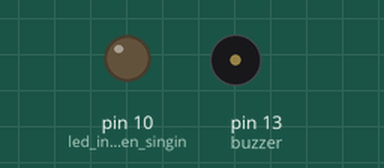
The sketch below on a simulated Arduino Uno, built with avr-gcc and run on an emulated ATmega328P. On the bench: output pins drawn as LEDs (lit = HIGH), buzzer (waves = sounding). Pins used as bus, display or sensor lines are not drawn.

Above: at 1.61 s.
At 22.34 s:
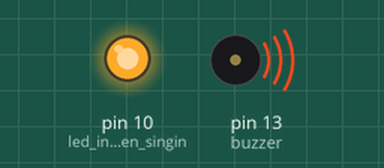
At 31.69 s:
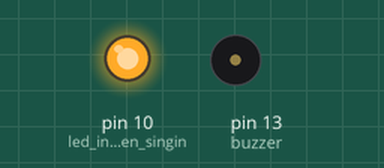
At 42.85 s:
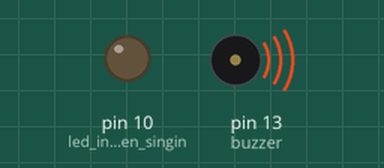
Timing chart, 0 to 43.1 s (numbered marks = the images above):
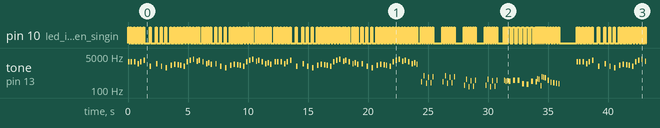

Measured:
- by itself, pin 10 (led_indicator_when_singin): moves between LOW and HIGH, repeating every 37.4 s
- by itself, tone on pin 13 (buzzer): plays 2597 Hz for 0.12 s, 2597 Hz for 0.12 s, 2597 Hz for 0.12 s, 2070 Hz for 0.12 s, 2597 Hz for 0.12 s, 3076 Hz for 0.12 s … (441 notes in this stretch)

The sketch:

Otto_MarioBros.ino
```cpp
/*Arduino Mario Bros Tunes
  With Piezo Buzzer and PWM
 Connect the positive side of the Buzzer to pin 13,
  by: Dipto Pratyaksa
  adapted to ottodiy.com
*/

/*************************************************
 * Public Constants
 *************************************************/

#define NOTE_B0  31
#define NOTE_C1  33
#define NOTE_CS1 35
#define NOTE_D1  37
#define NOTE_DS1 39
#define NOTE_E1  41
#define NOTE_F1  44
#define NOTE_FS1 46
#define NOTE_G1  49
#define NOTE_GS1 52
#define NOTE_A1  55
#define NOTE_AS1 58
#define NOTE_B1  62
#define NOTE_C2  65
#define NOTE_CS2 69
#define NOTE_D2  73
#define NOTE_DS2 78
#define NOTE_E2  82
#define NOTE_F2  87
#define NOTE_FS2 93
#define NOTE_G2  98
#define NOTE_GS2 104
#define NOTE_A2  110
#define NOTE_AS2 117
#define NOTE_B2  123
#define NOTE_C3  131
#define NOTE_CS3 139
#define NOTE_D3  147
#define NOTE_DS3 156
#define NOTE_E3  165
#define NOTE_F3  175
#define NOTE_FS3 185
#define NOTE_G3  196
#define NOTE_GS3 208
#define NOTE_A3  220
#define NOTE_AS3 233
#define NOTE_B3  247
#define NOTE_C4  262
#define NOTE_CS4 277
#define NOTE_D4  294
#define NOTE_DS4 311
#define NOTE_E4  330
#define NOTE_F4  349
#define NOTE_FS4 370
#define NOTE_G4  392
#define NOTE_GS4 415
#define NOTE_A4  440
#define NOTE_AS4 466
#define NOTE_B4  494
#define NOTE_C5  523
#define NOTE_CS5 554
#define NOTE_D5  587
#define NOTE_DS5 622
#define NOTE_E5  659
#define NOTE_F5  698
#define NOTE_FS5 740
#define NOTE_G5  784
#define NOTE_GS5 831
#define NOTE_A5  880
#define NOTE_AS5 932
#define NOTE_B5  988
#define NOTE_C6  1047
#define NOTE_CS6 1109
#define NOTE_D6  1175
#define NOTE_DS6 1245
#define NOTE_E6  1319
#define NOTE_F6  1397
#define NOTE_FS6 1480
#define NOTE_G6  1568
#define NOTE_GS6 1661
#define NOTE_A6  1760
#define NOTE_AS6 1865
#define NOTE_B6  1976
#define NOTE_C7  2093
#define NOTE_CS7 2217
#define NOTE_D7  2349
#define NOTE_DS7 2489
#define NOTE_E7  2637
#define NOTE_F7  2794
#define NOTE_FS7 2960
#define NOTE_G7  3136
#define NOTE_GS7 3322
#define NOTE_A7  3520
#define NOTE_AS7 3729
#define NOTE_B7  3951
#define NOTE_C8  4186
#define NOTE_CS8 4435
#define NOTE_D8  4699
#define NOTE_DS8 4978

#define melodyPin 13
//Mario main theme melody
int melody[] = {
  NOTE_E7, NOTE_E7, 0, NOTE_E7,
  0, NOTE_C7, NOTE_E7, 0,
  NOTE_G7, 0, 0,  0,
  NOTE_G6, 0, 0, 0,

  NOTE_C7, 0, 0, NOTE_G6,
  0, 0, NOTE_E6, 0,
  0, NOTE_A6, 0, NOTE_B6,
  0, NOTE_AS6, NOTE_A6, 0,

  NOTE_G6, NOTE_E7, NOTE_G7,
  NOTE_A7, 0, NOTE_F7, NOTE_G7,
  0, NOTE_E7, 0, NOTE_C7,
  NOTE_D7, NOTE_B6, 0, 0,

  NOTE_C7, 0, 0, NOTE_G6,
  0, 0, NOTE_E6, 0,
  0, NOTE_A6, 0, NOTE_B6,
  0, NOTE_AS6, NOTE_A6, 0,

  NOTE_G6, NOTE_E7, NOTE_G7,
  NOTE_A7, 0, NOTE_F7, NOTE_G7,
  0, NOTE_E7, 0, NOTE_C7,
  NOTE_D7, NOTE_B6, 0, 0
};
//Mario main them tempo
int tempo[] = {
  12, 12, 12, 12,
  12, 12, 12, 12,
  12, 12, 12, 12,
  12, 12, 12, 12,

  12, 12, 12, 12,
  12, 12, 12, 12,
  12, 12, 12, 12,
  12, 12, 12, 12,

  9, 9, 9,
  12, 12, 12, 12,
  12, 12, 12, 12,
  12, 12, 12, 12,

  12, 12, 12, 12,
  12, 12, 12, 12,
  12, 12, 12, 12,
  12, 12, 12, 12,

  9, 9, 9,
  12, 12, 12, 12,
  12, 12, 12, 12,
  12, 12, 12, 12,
};
//Underworld melody
int underworld_melody[] = {
  NOTE_C4, NOTE_C5, NOTE_A3, NOTE_A4,
  NOTE_AS3, NOTE_AS4, 0,
  0,
  NOTE_C4, NOTE_C5, NOTE_A3, NOTE_A4,
  NOTE_AS3, NOTE_AS4, 0,
  0,
  NOTE_F3, NOTE_F4, NOTE_D3, NOTE_D4,
  NOTE_DS3, NOTE_DS4, 0,
  0,
  NOTE_F3, NOTE_F4, NOTE_D3, NOTE_D4,
  NOTE_DS3, NOTE_DS4, 0,
  0, NOTE_DS4, NOTE_CS4, NOTE_D4,
  NOTE_CS4, NOTE_DS4,
  NOTE_DS4, NOTE_GS3,
  NOTE_G3, NOTE_CS4,
  NOTE_C4, NOTE_FS4, NOTE_F4, NOTE_E3, NOTE_AS4, NOTE_A4,
  NOTE_GS4, NOTE_DS4, NOTE_B3,
  NOTE_AS3, NOTE_A3, NOTE_GS3,
  0, 0, 0
};
//Underwolrd tempo
int underworld_tempo[] = {
  12, 12, 12, 12,
  12, 12, 6,
  3,
  12, 12, 12, 12,
  12, 12, 6,
  3,
  12, 12, 12, 12,
  12, 12, 6,
  3,
  12, 12, 12, 12,
  12, 12, 6,
  6, 18, 18, 18,
  6, 6,
  6, 6,
  6, 6,
  18, 18, 18, 18, 18, 18,
  10, 10, 10,
  10, 10, 10,
  3, 3, 3
};

void setup(void)
{
  pinMode(13, OUTPUT);//buzzer
  pinMode(10, OUTPUT);//led indicator when singing a note

}
void loop()
{
  //sing the tunes
  sing(1);
  sing(1);
  sing(2);
}
int song = 0;

void sing(int s) {
  // iterate over the notes of the melody:
  song = s;
  if (song == 2) {
    Serial.println(" 'Underworld Theme'");
    int size = sizeof(underworld_melody) / sizeof(int);
    for (int thisNote = 0; thisNote < size; thisNote++) {

      // to calculate the note duration, take one second
      // divided by the note type.
      //e.g. quarter note = 1000 / 4, eighth note = 1000/8, etc.
      int noteDuration = 1000 / underworld_tempo[thisNote];

      buzz(melodyPin, underworld_melody[thisNote], noteDuration);

      // to distinguish the notes, set a minimum time between them.
      // the note's duration + 30% seems to work well:
      int pauseBetweenNotes = noteDuration * 1.30;
      delay(pauseBetweenNotes);

      // stop the tone playing:
      buzz(melodyPin, 0, noteDuration);

    }

  } else {

    Serial.println(" 'Mario Theme'");
    int size = sizeof(melody) / sizeof(int);
    for (int thisNote = 0; thisNote < size; thisNote++) {

      // to calculate the note duration, take one second
      // divided by the note type.
      //e.g. quarter note = 1000 / 4, eighth note = 1000/8, etc.
      int noteDuration = 1000 / tempo[thisNote];

      buzz(melodyPin, melody[thisNote], noteDuration);

      // to distinguish the notes, set a minimum time between them.
      // the note's duration + 30% seems to work well:
      int pauseBetweenNotes = noteDuration * 1.30;
      delay(pauseBetweenNotes);

      // stop the tone playing:
      buzz(melodyPin, 0, noteDuration);

    }
  }
}

void buzz(int targetPin, long frequency, long length) {
  digitalWrite(10, HIGH);
  long delayValue = 1000000 / frequency / 2; // calculate the delay value between transitions
  //// 1 second's worth of microseconds, divided by the frequency, then split in half since
  //// there are two phases to each cycle
  long numCycles = frequency * length / 1000; // calculate the number of cycles for proper timing
  //// multiply frequency, which is really cycles per second, by the number of seconds to
  //// get the total number of cycles to produce
  for (long i = 0; i < numCycles; i++) { // for the calculated length of time...
    digitalWrite(targetPin, HIGH); // write the buzzer pin high to push out the diaphram
    delayMicroseconds(delayValue); // wait for the calculated delay value
    digitalWrite(targetPin, LOW); // write the buzzer pin low to pull back the diaphram
    delayMicroseconds(delayValue); // wait again or the calculated delay value
  }
  digitalWrite(10, LOW);

}
```
